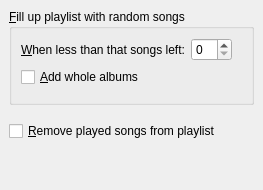
         <widget class="QWidget" name="dynamicPlaylistPage">
          <layout class="QVBoxLayout">
           <property name="spacing">
            <number>6</number>
           </property>
           <property name="leftMargin">
            <number>9</number>
           </property>
           <property name="topMargin">
            <number>9</number>
           </property>
           <property name="rightMargin">
            <number>9</number>
           </property>
           <property name="bottomMargin">
            <number>9</number>
           </property>
           <item>
            <widget class="QGroupBox" name="autoAddCheck">
             <property name="title">
              <string>&amp;Fill up playlist with random songs</string>
             </property>
             <property name="checkable">
              <bool>false</bool>
             </property>
             <property name="checked">
              <bool>false</bool>
             </property>
             <layout class="QGridLayout">
              <property name="leftMargin">
               <number>9</number>
              </property>
              <property name="topMargin">
               <number>9</number>
              </property>
              <property name="rightMargin">
               <number>9</number>
              </property>
              <property name="bottomMargin">
               <number>9</number>
              </property>
              <property name="spacing">
               <number>6</number>
              </property>
              <item row="0" column="0">
               <widget class="QLabel" name="autoAddPosSpinLabel">
                <property name="text">
                 <string>&amp;When less than that songs left:</string>
                </property>
                <property name="buddy">
                 <cstring>autoAddPosSpin</cstring>
                </property>
               </widget>
              </item>
              <item row="0" column="1">
               <widget class="QSpinBox" name="autoAddPosSpin"/>
              </item>
              <item row="0" column="2" rowspan="3">
               <spacer>
                <property name="orientation">
                 <enum>Qt::Horizontal</enum>
                </property>
                <property name="sizeHint" stdset="0">
                 <size>
                  <width>10</width>
                  <height>10</height>
                 </size>
                </property>
               </spacer>
              </item>
              <item row="1" column="0">
               <widget class="QCheckBox" name="autoAddAlbumsCheck">
                <property name="text">
                 <string>&amp;Add whole albums</string>
                </property>
               </widget>
              </item>
             </layout>
            </widget>
           </item>
           <item>
            <spacer>
             <property name="orientation">
              <enum>Qt::Vertical</enum>
             </property>
             <property name="sizeType">
              <enum>QSizePolicy::Minimum</enum>
             </property>
             <property name="sizeHint" stdset="0">
              <size>
               <width>20</width>
               <height>10</height>
              </size>
             </property>
            </spacer>
           </item>
           <item>
            <widget class="QCheckBox" name="autoRemoveCheck">
             <property name="text">
              <string>&amp;Remove played songs from playlist</string>
             </property>
            </widget>
           </item>
           <item>
            <spacer>
             <property name="orientation">
              <enum>Qt::Vertical</enum>
             </property>
             <property name="sizeHint" stdset="0">
              <size>
               <width>20</width>
               <height>40</height>
              </size>
             </property>
            </spacer>
           </item>
          </layout>
         </widget>
